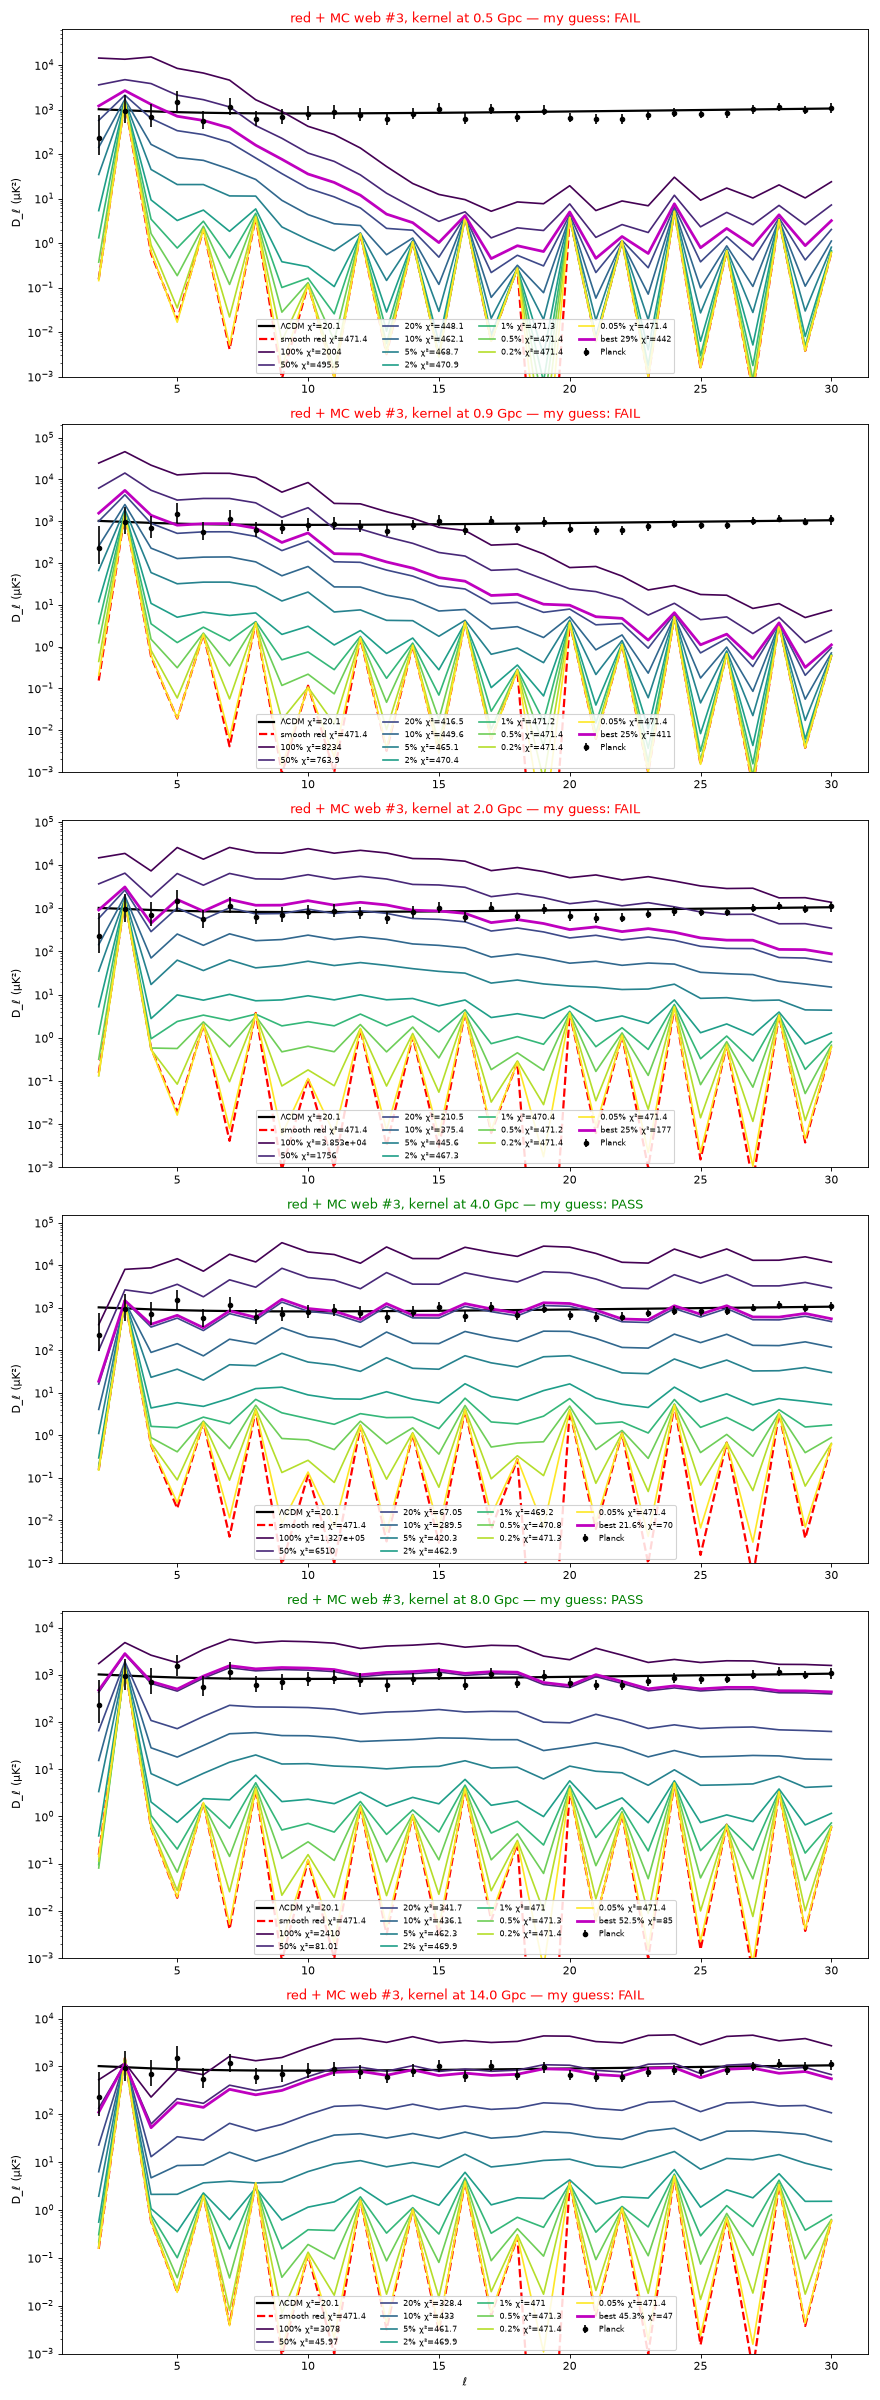

The Python source for this figure:
# AUTO-WRAP generator for mc3_bracket.png
"""mc3_bracket.png -- generating script (placed beside the PNG per the every-PNG-has-its-.py rule).

Provenance: realweb/mc/mc_br_plot.py
Embedded source: /workspace/coepdf/run_out/run9/realweb/mc/mc_br_plot.py  (verbatim below, unmodified)
Run:  python3 mc3_bracket.py   -> writes mc3_bracket_regen.png beside this file (the original PNG is never overwritten).
The embedded code runs with cwd = /workspace/coepdf/run_out/run9/realweb/mc so its input files resolve; any other files it
tries to write are diverted to a scratch dir.
"""
import os, sys, builtins, tempfile
HERE = os.path.dirname(os.path.abspath(__file__))
OUT = os.path.join(HERE, 'mc3_bracket' + '_regen.png')
SRC_CWD = '/workspace/coepdf/run_out/run9/realweb/mc'
MATCH = ['mc3_bracket.png']       # basename(s) the source saves this figure under
SCRATCH = tempfile.mkdtemp(prefix='regen_mc3_bracket_')
import matplotlib; matplotlib.use('Agg')
import matplotlib.figure as _mf
_orig_open = builtins.open
def _divert(p):
    p = os.fspath(p)
    if os.path.abspath(p) == OUT: return p
    return os.path.join(SCRATCH, os.path.basename(p))
def _open(file, mode='r', *a, **k):
    if isinstance(file, (str, bytes, os.PathLike)) and any(c in mode for c in 'wax+'):
        file = _divert(file)
    return _orig_open(file, mode, *a, **k)
builtins.open = _open
_orig_save = _mf.Figure.savefig
def _savefig(self, fname, *a, **k):
    if isinstance(fname, (str, os.PathLike)):
        b = os.path.basename(os.fspath(fname))
        fname = OUT if b in MATCH else os.path.join(SCRATCH, b)
    return _orig_save(self, fname, *a, **k)
_mf.Figure.savefig = _savefig
try:
    from PIL import Image as _I
    _ois = _I.Image.save
    def _isave(self, fp, *a, **k):
        if isinstance(fp, (str, os.PathLike)):
            b = os.path.basename(os.fspath(fp)); fp = OUT if (b in MATCH or os.path.abspath(os.fspath(fp)) == OUT) else os.path.join(SCRATCH, b)
        return _ois(self, fp, *a, **k)
    _I.Image.save = _isave
except Exception: pass
os.chdir(SRC_CWD); sys.path.insert(0, SRC_CWD)
sys.argv = ['/workspace/coepdf/run_out/run9/realweb/mc/mc_br_plot.py'] + []

SOURCE = 'import numpy as np,json,matplotlib;matplotlib.use(\'Agg\');import matplotlib.pyplot as plt\nexec(open(\'/workspace/redweb2/realweb/analyze.py\').read().split(\'O=\')[0])\nS=np.load(\'mc_sky.npy\',mmap_mode=\'r\');sm=np.load(\'/workspace/redweb2/sm_red.npy\');RS=[0.5,0.9,2.0,4.0,8.0,14.0]\nt=np.loadtxt(\'/workspace/joint/lcdm.txt\');l=np.arange(2,31);Lt=np.interp(l,t[:,0],t[:,1])\nE=[1,.5,.2,.1,.05,.02,.01,.005,.002,.0005];G=np.logspace(-3.5,0.3,60)\nks=[0,int(__import__(\'sys\').argv[1])];out={};B=json.load(open(\'samples/bracket_guesses.json\'))\nfor k in ks:\n  k=int(k);fig,ax=plt.subplots(6,1,figsize=(11,30));out[k]={}\n  for a,iR,R in zip(ax,range(6),RS):\n    sk=np.array(S[k][iR]);cs=[chi(Dl(sm+e*sk)) for e in G];eb=G[int(np.argmin(cs))];cb=min(cs)\n    Db=Dl(sm+eb*sk)[2:31];y=Db[2:];slope=np.polyfit(l[2:],np.log(y),1)[0];over=Db[:3].max()/Pl[:3,1].max()\n    ok=B[k][str(R)]\n    out[k][R]=dict(best_e=float(eb),chi2=float(cb),slope=float(slope),lowl_over=float(over),guess=\'PASS\' if ok else \'FAIL\')\n    a.plot(l,Lt,\'k-\',lw=2,label=\'ΛCDM χ²=20.1\');D0=Dl(sm);a.plot(l,D0[2:31],\'r--\',lw=2,label=f\'smooth red χ²={chi(D0):.1f}\')\n    for j,e in enumerate(E):\n      D=Dl(sm+e*sk);a.plot(l,D[2:31],color=plt.cm.viridis(j/9),label=f\'{e*100:g}% χ²={chi(D):.4g}\')\n    a.plot(l,Db,\'m-\',lw=2.5,label=f\'best {eb*100:.3g}% χ²={cb:.0f}\')\n    a.errorbar(Pl[:,0],Pl[:,1],yerr=[Pl[:,2],Pl[:,3]],fmt=\'o\',color=\'k\',ms=4,label=\'Planck\')\n    a.set_yscale(\'log\');a.set_ylim(1e-3,None);a.set_ylabel(\'D_ℓ (μK²)\')\n    a.set_title(f\'red + MC web #{k}, kernel at {R} Gpc — my guess: {out[k][R]["guess"]}\',color=\'g\' if ok else \'r\')\n    a.legend(loc=\'lower center\',ncol=4,fontsize=7,framealpha=.85)\n  ax[-1].set_xlabel(\'ℓ\');plt.tight_layout();plt.savefig(f\'samples/mc{k}_bracket.png\',dpi=80);plt.close()\njson.dump(out,open(\'samples/guesses.json\',\'w\'),indent=1)\nfor k in out:print(k,{R:(v[\'guess\'],round(v[\'chi2\']),f"{v[\'best_e\']*100:.3g}%") for R,v in out[k].items()})\n'
exec(compile(SOURCE, '/workspace/coepdf/run_out/run9/realweb/mc/mc_br_plot.py', 'exec'), {'__name__': '__main__', '__file__': '/workspace/coepdf/run_out/run9/realweb/mc/mc_br_plot.py'})
print('wrote', OUT if os.path.exists(OUT) else '(no matching figure produced)')
